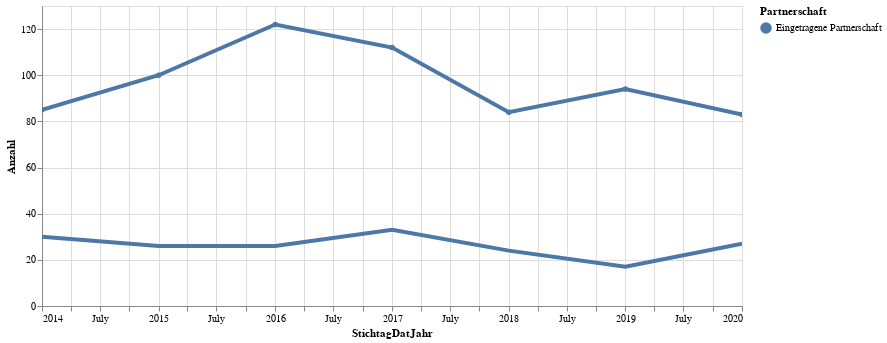

Write notebook code for a chart like this one.
### Code cell
# df_statzonen = df_statzonen[(df_statzonen.knr>0) & (df_statzonen.qname!="Hirslanden")]
mySelection = data2betested[(data2betested.PartnerschaftSort == 1) & (data2betested.SexLang == "männlich")]
mySelection2 = data2betested[(data2betested.PartnerschaftSort == 2) & (data2betested.SexLang == "männlich")]
mySelection3 = data2betested[(data2betested.PartnerschaftSort == 1) & (data2betested.SexLang == "weiblich")]
mySelection4 = data2betested[(data2betested.PartnerschaftSort == 2) & (data2betested.SexLang == "weiblich")]

highlight = alt.selection(type='single', on='mouseover',
                          fields=['Partnerschaft', 'SexLang'], nearest=True)
#x='date:StichtagDatJahr',
base = alt.Chart(mySelection).encode(
    x='StichtagDatJahr',
    y='Anzahl',
    color='Partnerschaft'
)

second = alt.Chart(mySelection2).encode(
    x='StichtagDatJahr',
    y='Anzahl',
    color='Partnerschaft'
)

third = alt.Chart(mySelection3).encode(
    x='StichtagDatJahr',
    y='Anzahl',
    color='Partnerschaft'
)

fourth = alt.Chart(mySelection4).encode(
    x='StichtagDatJahr',
    y='Anzahl',
    color='Partnerschaft'
)


points = base.mark_circle().encode(
    opacity=alt.value(2)
).add_selection(
    highlight
).properties(
    width=700 , height=300
)

lines4 = fourth.mark_line().encode(
    size=alt.condition(~highlight, alt.value(1.5), alt.value(4))
)

lines3 = third.mark_line().encode(
    size=alt.condition(~highlight, alt.value(1.5), alt.value(4))
)

lines2 = second.mark_line().encode(
    size=alt.condition(~highlight, alt.value(1.5), alt.value(4))
)

lines = base.mark_line().encode(
    size=alt.condition(~highlight, alt.value(1.5), alt.value(4))
).interactive()



points + lines + lines3

### Figure 1 — Vega-Lite specification as saved in the notebook (floating-point values rounded to 4 significant figures)
{"config": {"view": {"continuousWidth": 400, "continuousHeight": 300}}, "layer": [{"mark": "circle", "encoding": {"color": {"type": "nominal", "field": "Partnerschaft"}, "opacity": {"value": 2}, "x": {"type": "temporal", "field": "StichtagDatJahr"}, "y": {"type": "quantitative", "field": "Anzahl"}}, "height": 300, "selection": {"selector042": {"type": "single", "on": "mouseover", "fields": ["Partnerschaft", "SexLang"], "nearest": true}}, "width": 700}, {"mark": "line", "encoding": {"color": {"type": "nominal", "field": "Partnerschaft"}, "size": {"condition": {"value": 1.5, "selection": {"not": "selector042"}}, "value": 4}, "x": {"type": "temporal", "field": "StichtagDatJahr"}, "y": {"type": "quantitative", "field": "Anzahl"}}, "selection": {"selector043": {"type": "interval", "bind": "scales", "encodings": ["x", "y"]}}}, {"data": {"name": "data-6cab63223657cf036e117a9e3d0f50f1"}, "mark": "line", "encoding": {"color": {"type": "nominal", "field": "Partnerschaft"}, "size": {"condition": {"value": 1.5, "selection": {"not": "selector042"}}, "value": 4}, "x": {"type": "temporal", "field": "StichtagDatJahr"}, "y": {"type": "quantitative", "field": "Anzahl"}}}], "data": {"name": "data-248fcec26836c2a3c94dd25c15025a5c"}, "$schema": "https://vega.github.io/schema/vega-lite/v4.8.1.json", "datasets": {"data-248fcec26836c2a3c94dd25c15025a5c": [{"EreignisDatJahr": 2014, "SexLang": "männlich", "SexCd": 1, "Partnerschaft": "Eingetragene Partnerschaft", "PartnerschaftSort": 1, "Anzahl": 85, "StichtagDatJahr": "2014-01-01T00:00:00"}, {"EreignisDatJahr": 2015, "SexLang": "männlich", "SexCd": 1, "Partnerschaft": "Eingetragene Partnerschaft", "PartnerschaftSort": 1, "Anzahl": 100, "StichtagDatJahr": "2015-01-01T00:00:00"}, {"EreignisDatJahr": 2016, "SexLang": "männlich", "SexCd": 1, "Partnerschaft": "Eingetragene Partnerschaft", "PartnerschaftSort": 1, "Anzahl": 122, "StichtagDatJahr": "2016-01-01T00:00:00"}, {"EreignisDatJahr": 2017, "SexLang": "männlich", "SexCd": 1, "Partnerschaft": "Eingetragene Partnerschaft", "PartnerschaftSort": 1, "Anzahl": 112, "StichtagDatJahr": "2017-01-01T00:00:00"}, {"EreignisDatJahr": 2018, "SexLang": "männlich", "SexCd": 1, "Partnerschaft": "Eingetragene Partnerschaft", "PartnerschaftSort": 1, "Anzahl": 84, "StichtagDatJahr": "2018-01-01T00:00:00"}, {"EreignisDatJahr": 2019, "SexLang": "männlich", "SexCd": 1, "Partnerschaft": "Eingetragene Partnerschaft", "PartnerschaftSort": 1, "Anzahl": 94, "StichtagDatJahr": "2019-01-01T00:00:00"}, {"EreignisDatJahr": 2020, "SexLang": "männlich", "SexCd": 1, "Partnerschaft": "Eingetragene Partnerschaft", "PartnerschaftSort": 1, "Anzahl": 83, "StichtagDatJahr": "2020-01-01T00:00:00"}], "data-6cab63223657cf036e117a9e3d0f50f1": [{"EreignisDatJahr": 2014, "SexLang": "weiblich", "SexCd": 2, "Partnerschaft": "Eingetragene Partnerschaft", "PartnerschaftSort": 1, "Anzahl": 30, "StichtagDatJahr": "2014-01-01T00:00:00"}, {"EreignisDatJahr": 2015, "SexLang": "weiblich", "SexCd": 2, "Partnerschaft": "Eingetragene Partnerschaft", "PartnerschaftSort": 1, "Anzahl": 26, "StichtagDatJahr": "2015-01-01T00:00:00"}, {"EreignisDatJahr": 2016, "SexLang": "weiblich", "SexCd": 2, "Partnerschaft": "Eingetragene Partnerschaft", "PartnerschaftSort": 1, "Anzahl": 26, "StichtagDatJahr": "2016-01-01T00:00:00"}, {"EreignisDatJahr": 2017, "SexLang": "weiblich", "SexCd": 2, "Partnerschaft": "Eingetragene Partnerschaft", "PartnerschaftSort": 1, "Anzahl": 33, "StichtagDatJahr": "2017-01-01T00:00:00"}, {"EreignisDatJahr": 2018, "SexLang": "weiblich", "SexCd": 2, "Partnerschaft": "Eingetragene Partnerschaft", "PartnerschaftSort": 1, "Anzahl": 24, "StichtagDatJahr": "2018-01-01T00:00:00"}, {"EreignisDatJahr": 2019, "SexLang": "weiblich", "SexCd": 2, "Partnerschaft": "Eingetragene Partnerschaft", "PartnerschaftSort": 1, "Anzahl": 17, "StichtagDatJahr": "2019-01-01T00:00:00"}, {"EreignisDatJahr": 2020, "SexLang": "weiblich", "SexCd": 2, "Partnerschaft": "Eingetragene Partnerschaft", "PartnerschaftSort": 1, "Anzahl": 27, "StichtagDatJahr": "2020-01-01T00:00:00"}]}}
